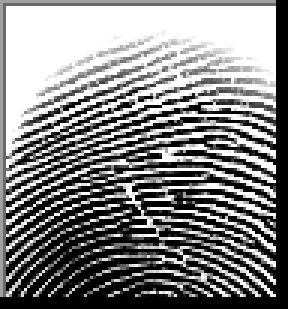
#> input picture archive/SOCOFing/Real/117__F_Left_thumb_finger.BMP, 96 x 103 px, given in place of 150__M_Right_index_finger_Obl.BMP, which was not available (shown 3 times larger)
$ python main.py   (Python 2 division)
#> lines starting #> are read from the running program, lines starting #| are printed output that depends on the picture; pictures that were not available may be replaced by others from this repository, and a replacement may not be noted
import os
import cv2
import numpy as np
import matplotlib.pyplot as plt

sample = cv2.imread("archive/SOCOFing/Altered/Altered-Medium/150__M_Right_index_finger_Obl.BMP")
#> sample is the input picture: shape (103, 96, 3); min 0, max 255, mean 131.7
threshold = 0.4
best_score = 0
false_match_rates = []
false_non_match_rates = []
genuine_matches = 0
imposter_matches = 0
total_genuine = 0
total_imposter = 0

for file in os.listdir("archive/SOCOFing/Real")[:1000]:
    fingerprint_image = cv2.imread("archive/SOCOFing/Real/" + file)
    sift = cv2.SIFT_create()

    keypoints_1, descriptors_1 = sift.detectAndCompute(sample, None)
#> keypoints_1 = 26 keypoints; strongest (x, y, size): (90, 56, 1.9), (68, 92, 1.8), (71, 59, 1.9), (88, 50, 1.8)
    keypoints_2, descriptors_2 = sift.detectAndCompute(fingerprint_image, None)
#> keypoints_2 has the same summary as keypoints_1

    matches = cv2.FlannBasedMatcher({'algorithm': 1, 'trees': 10}, {}).knnMatch(descriptors_1, descriptors_2, k=2)
#> matches = 26 matches
    match_points = []
    distances = []  # Store distances between keypoints

    for p, q in matches:
        if p.distance < threshold * q.distance:
            match_points.append(p)
            distances.append(p.distance)

        if len(match_points) > 0:
        # Genuine match
            total_genuine += 1
        if distances and min(distances) <= threshold:  # Check if distances is not empty
            genuine_matches += 1
            print("Match")
        else:
            print("Not Match")
    else:
        # Imposter match
        total_imposter += 1
        if distances and max(distances) > threshold:  # Corrected condition
            imposter_matches += 1
            print("Match")
        else:
            print("Not Match")
#> this loop made 26 passes
#| Match
#| Match
#| Match
#| Match
#| Match
#| Match
#| Match
#| Match
#> (further printed lines are left out)
#> after the loop, distances = 26 values from 0 to 0; genuine_matches = 26; match_points = 26 matches; total_genuine = 26


    keypoints = min(len(keypoints_1), len(keypoints_2))
#> keypoints = 26
    match_percent = len(match_points) / keypoints * 100
#> match_percent = 100

    if match_percent > best_score:
        best_score = match_percent
#> best_score = 100
        print('The best match :', file)
        print('The score :', best_score)
#| The score : 100
        result = cv2.drawMatches(sample, keypoints_1, fingerprint_image, keypoints_2, match_points, None, flags=cv2.DrawMatchesFlags_NOT_DRAW_SINGLE_POINTS)
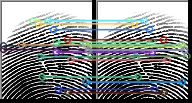
#> result: shape (103, 192, 3); mean B, G, R 133.1, 132.8, 128.7
        result = cv2.resize(result, None, fx=2.5, fy=2.5)
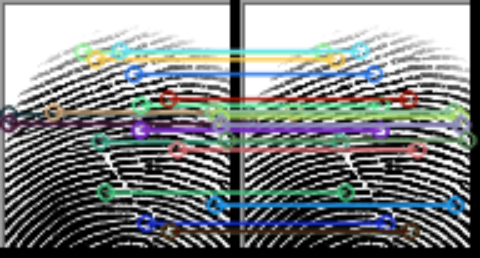
#> result: shape (258, 480, 3); mean B, G, R 132.7, 132.4, 128.4
        cv2.imshow("result", result)
        cv2.waitKey(0)
        cv2.destroyAllWindows()

        fnmr = genuine_matches / total_genuine
#> fnmr = 1
        fmr = imposter_matches / total_imposter
#> fmr = 0
        false_non_match_rates.append(fnmr)
        false_match_rates.append(fmr)
        print("fnmr:", fnmr)
#| fnmr: 1
        print("fmr:", fmr)
#| fmr: 0


        # Plot ROC curve
        plt.plot(false_match_rates, false_non_match_rates)
        plt.xlabel('False Match Rate (FMR)')
        plt.ylabel('False Non-Match Rate (FNMR)')
        plt.title('Receiver Operating Characteristic (ROC) Curve')
        plt.grid(True)
        plt.show()
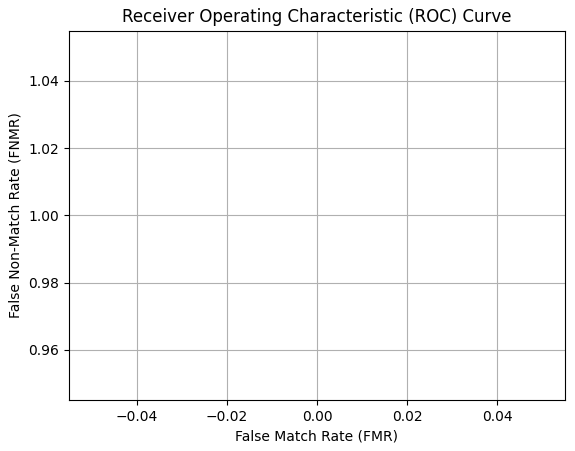
#> figure drawn by matplotlib, 1 panel

        # Iterate over the false match rates and false non-match rates
for i in range(len(false_match_rates)):
    if false_match_rates[i] >= false_non_match_rates[i]:
        eer_fmr = false_match_rates[i]
        eer_fnmr = false_non_match_rates[i]
        break

# Determine the threshold at which EER occurs
#> (the run stopped early here; a loop or call above may not have finished)
